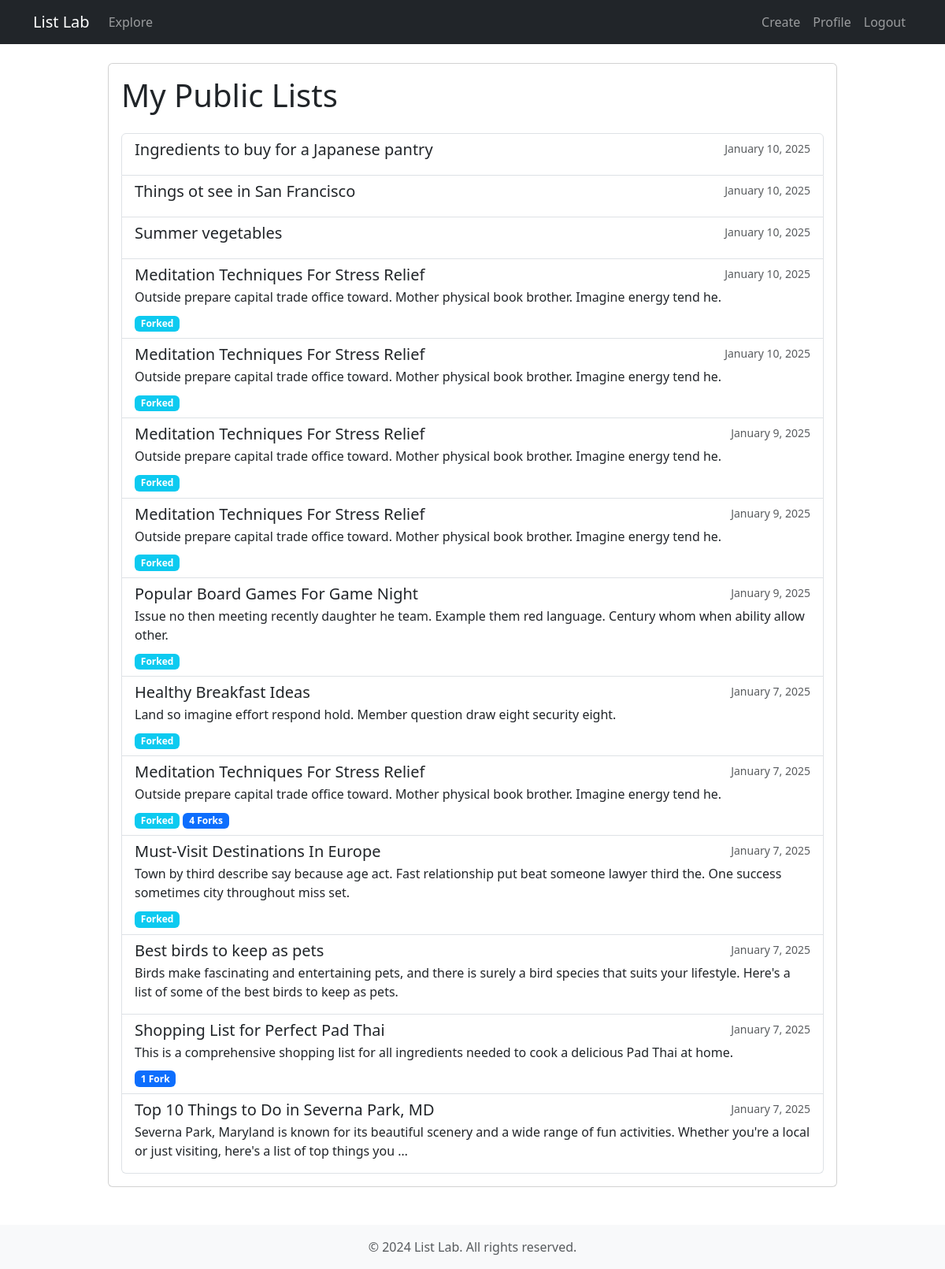
Screenshot of /my-public-lists/ (signed in) with the database file from the repository.
### lists/models.py (models this page shows, shortened)
class List(models.Model):
    title = models.CharField(max_length=200)
    description = models.TextField()
    content = models.TextField()
    tags = models.CharField(max_length=500)  # Store as comma-separated values
    created_at = models.DateTimeField(auto_now_add=True)
    updated_at = models.DateTimeField(auto_now=True)
    owner = models.ForeignKey(User, on_delete=models.CASCADE, related_name='owned_lists')
    is_public = models.BooleanField(default=True)
    original_list = models.ForeignKey('self', on_delete=models.SET_NULL, null=True, blank=True, related_name='forks')
    prompt = models.TextField()  # Store the original prompt used to generate the list
    liked_by = models.ManyToManyField(User, through='Like', related_name='liked_lists')
    class Meta:
        ordering = ['-created_at']

### lists/views.py (the view)
# urls.py: path('my-public-lists/', views.my_public_lists, name='my_public_lists'),
@login_required
def my_public_lists(request):
    lists = List.objects.filter(owner=request.user, is_public=True)
    return render(request, 'lists/my_public_lists.html', {'lists': lists})

### templates/lists/my_public_lists.html (shortened to what this page needs)
{% extends 'base.html' %}
{% block content %}
<div class="row justify-content-center">
    <div class="col-md-10">
        <div class="card">
            <div class="card-body">
                <h1 class="card-title">My Public Lists</h1>
                {% if lists %}
                    <div class="list-group mt-4">
                        {% for list in lists %}
                            <a href="{% url 'list_detail' list.pk %}" class="list-group-item list-group-item-action">
                                <div class="d-flex w-100 justify-content-between">
                                    <h5 class="mb-1">{{ list.title }}</h5>
                                    <small class="text-muted">{{ list.created_at|date:"F j, Y" }}</small>
                                </div>
                                <p class="mb-1">{{ list.description|truncatewords:30 }}</p>
                                <div class="mt-2">
                                    {% if list.original_list %}
                                        <span class="badge bg-info">Forked</span>
                                    {% endif %}
                                    {% if list.forks.exists %}
                                        <span class="badge bg-primary">{{ list.forks.count }} Fork{{ list.forks.count|pluralize }}</span>
                                    {% endif %}
                                </div>
                            </a>
                        {% endfor %}
                    </div>
                {% else %}
                    <div class="text-center mt-4">
                        <p class="lead">You don't have any public lists yet.</p>
                        <a href="{% url 'home' %}" class="btn btn-primary">Create a List</a>
                    </div>
                {% endif %}
            </div>
        </div>
    </div>
</div>
{% endblock %}

### rows the page displays
List: title "Ingredients to buy for a Japanese pantry", created_at "January 10, 2025"
List: title "Things ot see in San Francisco", created_at "January 10, 2025"
List: title "Summer vegetables", created_at "January 10, 2025"
List: title "Meditation Techniques For Stress Relief", created_at "January 10, 2025", description "Outside prepare capital trade office toward. Mother physical book brother. Imagine energy tend he.", shows "Forked"
List: title "Meditation Techniques For Stress Relief", created_at "January 10, 2025", description "Outside prepare capital trade office toward. Mother physical book brother. Imagine energy tend he.", shows "Forked"
List: title "Meditation Techniques For Stress Relief", created_at "January 9, 2025", description "Outside prepare capital trade office toward. Mother physical book brother. Imagine energy tend he.", shows "Forked"
List: title "Meditation Techniques For Stress Relief", created_at "January 9, 2025", description "Outside prepare capital trade office toward. Mother physical book brother. Imagine energy tend he.", shows "Forked"
List: title "Popular Board Games For Game Night", created_at "January 9, 2025", description "Issue no then meeting recently daughter he team. Example them red language. Century whom when ability allow other.", shows "Forked"
List: title "Healthy Breakfast Ideas", created_at "January 7, 2025", description "Land so imagine effort respond hold. Member question draw eight security eight.", shows "Forked"
List: title "Meditation Techniques For Stress Relief", created_at "January 7, 2025", description "Outside prepare capital trade office toward. Mother physical book brother. Imagine energy tend he.", shows "Forked", forks.count "4"
List: title "Must-Visit Destinations In Europe", created_at "January 7, 2025", description "Town by third describe say because age act. Fast relationship put beat someone lawyer third the. One success sometimes city throughout miss set.", shows "Forked"
List: title "Best birds to keep as pets", created_at "January 7, 2025", description "Birds make fascinating and entertaining pets, and there is surely a bird species that suits your lifestyle. Here's a list of some of the best birds to keep as pets."
List: title "Shopping List for Perfect Pad Thai", created_at "January 7, 2025", description "This is a comprehensive shopping list for all ingredients needed to cook a delicious Pad Thai at home.", forks.count "1"
List: title "Top 10 Things to Do in Severna Park, MD", created_at "January 7, 2025", description "Severna Park, Maryland is known for its beautiful scenery and a wide range of fun activities. Whether you're a local or just visiting, here's a list of top things you …"
